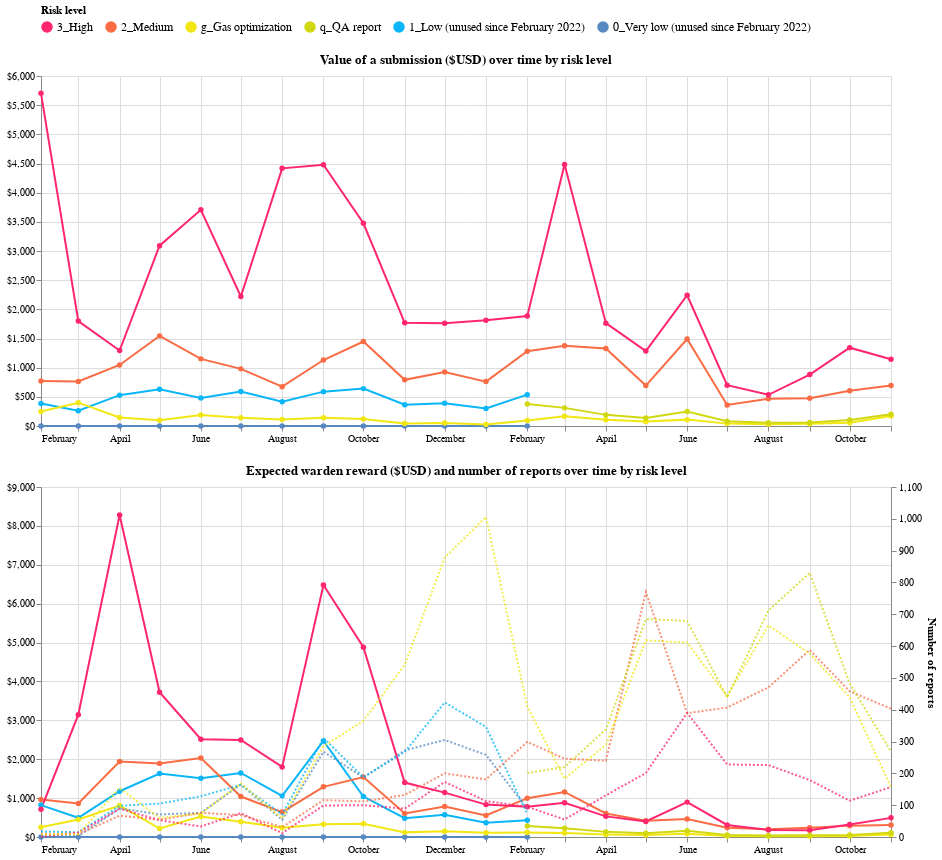

Notebook source saved alongside this figure:
### Markdown cell above
## Analysis

While the hierarchy for a submission value is well respected over time (as shown in the first graph), the expected value tells another story about which category is more worth in the eyes of wardens. With the amount of reports increasing, the expected reward for each category tends to uniformize and it's not clear which of the *mediums* or *highs* findings are more worth than the other.

Certainly, the though competiton of recent contests has made the value of *high* and *medium* findings diminish which is not particularly a good sign since their edging closer to the values of easier and potentially automated *gas optimization* and *QA reports*.

### Code cell
rewards & (weighted_rewards + submissions).resolve_scale(y='independent')

### Figure 1 — Vega-Lite specification as saved in the notebook (floating-point values rounded to 4 significant figures)
{"config": {"view": {"continuousWidth": 400, "continuousHeight": 300}}, "vconcat": [{"data": {"name": "data-712546f73a663e333e3a9c0dd1ef7cb4"}, "mark": {"type": "line", "point": true}, "encoding": {"color": {"field": "risk_label", "legend": {"labelFontSize": 12, "labelLimit": 250, "orient": "top"}, "scale": {"domain": ["3_High", "2_Medium", "g_Gas optimization", "q_QA report", "1_Low (unused since February 2022)", "0_Very low (unused since February 2022)"], "range": ["#FE266D", "#FA6C44", "#F2E713", "#D1D811", "#0AB6F8", "#5688C1"]}, "title": "Risk level", "type": "nominal"}, "tooltip": [{"field": "end_time", "type": "temporal"}, {"field": "risk_label", "type": "nominal"}, {"field": "awardUSD", "type": "quantitative"}], "x": {"field": "end_time", "title": "", "type": "temporal"}, "y": {"axis": {"format": "$,.0f"}, "field": "awardUSD", "title": "", "type": "quantitative"}}, "height": 350, "title": "Value of a submission ($USD) over time by risk level", "width": 850}, {"layer": [{"data": {"name": "data-98867aa9e1a9225a9e21bfd0c033690e"}, "mark": {"type": "line", "point": true}, "encoding": {"color": {"field": "risk_label", "legend": {"labelFontSize": 12, "labelLimit": 250, "orient": "top"}, "scale": {"domain": ["3_High", "2_Medium", "g_Gas optimization", "q_QA report", "1_Low (unused since February 2022)", "0_Very low (unused since February 2022)"], "range": ["#FE266D", "#FA6C44", "#F2E713", "#D1D811", "#0AB6F8", "#5688C1"]}, "title": "Risk level", "type": "nominal"}, "tooltip": [{"field": "end_time", "type": "temporal"}, {"field": "risk_label", "type": "nominal"}, {"field": "average_usd_per_risk", "type": "quantitative"}], "x": {"field": "end_time", "type": "temporal"}, "y": {"axis": {"format": "$,.0f"}, "field": "average_usd_per_risk", "title": "", "type": "quantitative"}}, "height": 350, "width": 850}, {"data": {"name": "data-42f7ce576b07b9c1f9731553c002b913"}, "mark": {"type": "line", "opacity": 0.75, "strokeDash": [2]}, "encoding": {"color": {"field": "risk_label", "legend": {"labelFontSize": 12, "labelLimit": 250, "orient": "top"}, "scale": {"domain": ["3_High", "2_Medium", "g_Gas optimization", "q_QA report", "1_Low (unused since February 2022)", "0_Very low (unused since February 2022)"], "range": ["#FE266D", "#FA6C44", "#F2E713", "#D1D811", "#0AB6F8", "#5688C1"]}, "title": "Risk level", "type": "nominal"}, "x": {"field": "end_time", "title": "", "type": "temporal"}, "y": {"field": "contest", "title": "Number of reports", "type": "quantitative"}}, "height": 350, "title": "Expected warden reward ($USD) and number of reports over time by risk level", "width": 850}], "resolve": {"scale": {"y": "independent"}}}], "$schema": "https://vega.github.io/schema/vega-lite/v4.17.0.json", "datasets": {"data-712546f73a663e333e3a9c0dd1ef7cb4": [{"end_time": "2021-02", "risk_label": "0_Very low (unused since February 2022)", "awardUSD": 0.0}, {"end_time": "2021-02", "risk_label": "1_Low (unused since February 2022)", "awardUSD": 386.1}, {"end_time": "2021-02", "risk_label": "2_Medium", "awardUSD": 773.3}, {"end_time": "2021-02", "risk_label": "3_High", "awardUSD": 5703.0}, {"end_time": "2021-02", "risk_label": "g_Gas optimization", "awardUSD": 250.0}, {"end_time": "2021-03", "risk_label": "0_Very low (unused since February 2022)", "awardUSD": 0.0}, {"end_time": "2021-03", "risk_label": "1_Low (unused since February 2022)", "awardUSD": 263.2}, {"end_time": "2021-03", "risk_label": "2_Medium", "awardUSD": 764.3}, {"end_time": "2021-03", "risk_label": "3_High", "awardUSD": 1798.0}, {"end_time": "2021-03", "risk_label": "g_Gas optimization", "awardUSD": 400.0}, {"end_time": "2021-04", "risk_label": "0_Very low (unused since February 2022)", "awardUSD": 0.0}, {"end_time": "2021-04", "risk_label": "1_Low (unused since February 2022)", "awardUSD": 528.5}, {"end_time": "2021-04", "risk_label": "2_Medium", "awardUSD": 1046.0}, {"end_time": "2021-04", "risk_label": "3_High", "awardUSD": 1294.0}, {"end_time": "2021-04", "risk_label": "g_Gas optimization", "awardUSD": 146.1}, {"end_time": "2021-05", "risk_label": "0_Very low (unused since February 2022)", "awardUSD": 0.0}, {"end_time": "2021-05", "risk_label": "1_Low (unused since February 2022)", "awardUSD": 630.3}, {"end_time": "2021-05", "risk_label": "2_Medium", "awardUSD": 1545.0}, {"end_time": "2021-05", "risk_label": "3_High", "awardUSD": 3091.0}, {"end_time": "2021-05", "risk_label": "g_Gas optimization", "awardUSD": 100.0}, {"end_time": "2021-06", "risk_label": "0_Very low (unused since February 2022)", "awardUSD": 0.0}, {"end_time": "2021-06", "risk_label": "1_Low (unused since February 2022)", "awardUSD": 478.4}, {"end_time": "2021-06", "risk_label": "2_Medium", "awardUSD": 1151.0}, {"end_time": "2021-06", "risk_label": "3_High", "awardUSD": 3706.0}, {"end_time": "2021-06", "risk_label": "g_Gas optimization", "awardUSD": 189.2}, {"end_time": "2021-07", "risk_label": "0_Very low (unused since February 2022)", "awardUSD": 0.9217}, {"end_time": "2021-07", "risk_label": "1_Low (unused since February 2022)", "awardUSD": 590.9}, {"end_time": "2021-07", "risk_label": "2_Medium", "awardUSD": 979.4}, {"end_time": "2021-07", "risk_label": "3_High", "awardUSD": 2220.0}, {"end_time": "2021-07", "risk_label": "g_Gas optimization", "awardUSD": 142.0}, {"end_time": "2021-08", "risk_label": "0_Very low (unused since February 2022)", "awardUSD": 0.0}, {"end_time": "2021-08", "risk_label": "1_Low (unused since February 2022)", "awardUSD": 416.9}, {"end_time": "2021-08", "risk_label": "2_Medium", "awardUSD": 674.1}, {"end_time": "2021-08", "risk_label": "3_High", "awardUSD": 4417.0}, {"end_time": "2021-08", "risk_label": "g_Gas optimization", "awardUSD": 112.1}, {"end_time": "2021-09", "risk_label": "0_Very low (unused since February 2022)", "awardUSD": 0.0}, {"end_time": "2021-09", "risk_label": "1_Low (unused since February 2022)", "awardUSD": 589.2}, {"end_time": "2021-09", "risk_label": "2_Medium", "awardUSD": 1131.0}, {"end_time": "2021-09", "risk_label": "3_High", "awardUSD": 4478.0}, {"end_time": "2021-09", "risk_label": "g_Gas optimization", "awardUSD": 140.4}, {"end_time": "2021-10", "risk_label": "0_Very low (unused since February 2022)", "awardUSD": 0.0}, {"end_time": "2021-10", "risk_label": "1_Low (unused since February 2022)", "awardUSD": 640.8}, {"end_time": "2021-10", "risk_label": "2_Medium", "awardUSD": 1448.0}, {"end_time": "2021-10", "risk_label": "3_High", "awardUSD": 3475.0}, {"end_time": "2021-10", "risk_label": "g_Gas optimization", "awardUSD": 121.8}, {"end_time": "2021-11", "risk_label": "0_Very low (unused since February 2022)", "awardUSD": 0.0}, {"end_time": "2021-11", "risk_label": "1_Low (unused since February 2022)", "awardUSD": 365.7}, {"end_time": "2021-11", "risk_label": "2_Medium", "awardUSD": 791.6}, {"end_time": "2021-11", "risk_label": "3_High", "awardUSD": 1769.0}, {"end_time": "2021-11", "risk_label": "g_Gas optimization", "awardUSD": 41.6}, {"end_time": "2021-12", "risk_label": "0_Very low (unused since February 2022)", "awardUSD": 0.0}, {"end_time": "2021-12", "risk_label": "1_Low (unused since February 2022)", "awardUSD": 392.0}, {"end_time": "2021-12", "risk_label": "2_Medium", "awardUSD": 927.3}, {"end_time": "2021-12", "risk_label": "3_High", "awardUSD": 1760.0}, {"end_time": "2021-12", "risk_label": "g_Gas optimization", "awardUSD": 50.97}, {"end_time": "2022-01", "risk_label": "0_Very low (unused since February 2022)", "awardUSD": 0.0}, {"end_time": "2022-01", "risk_label": "1_Low (unused since February 2022)", "awardUSD": 301.8}, {"end_time": "2022-01", "risk_label": "2_Medium", "awardUSD": 761.1}, {"end_time": "2022-01", "risk_label": "3_High", "awardUSD": 1813.0}, {"end_time": "2022-01", "risk_label": "g_Gas optimization", "awardUSD": 25.35}, {"end_time": "2022-02", "risk_label": "0_Very low (unused since February 2022)", "awardUSD": 0.0}, {"end_time": "2022-02", "risk_label": "1_Low (unused since February 2022)", "awardUSD": 537.1}, {"end_time": "2022-02", "risk_label": "2_Medium", "awardUSD": 1281.0}, {"end_time": "2022-02", "risk_label": "3_High", "awardUSD": 1884.0}, {"end_time": "2022-02", "risk_label": "g_Gas optimization", "awardUSD": 94.15}, {"end_time": "2022-02", "risk_label": "q_QA report", "awardUSD": 376.6}, {"end_time": "2022-03", "risk_label": "2_Medium", "awardUSD": 1374.0}, {"end_time": "2022-03", "risk_label": "3_High", "awardUSD": 4481.0}, {"end_time": "2022-03", "risk_label": "g_Gas optimization", "awardUSD": 168.4}, {"end_time": "2022-03", "risk_label": "q_QA report", "awardUSD": 310.8}, {"end_time": "2022-04", "risk_label": "2_Medium", "awardUSD": 1328.0}, {"end_time": "2022-04", "risk_label": "3_High", "awardUSD": 1763.0}, {"end_time": "2022-04", "risk_label": "g_Gas optimization", "awardUSD": 106.0}, {"end_time": "2022-04", "risk_label": "q_QA report", "awardUSD": 190.8}, {"end_time": "2022-05", "risk_label": "2_Medium", "awardUSD": 692.9}, {"end_time": "2022-05", "risk_label": "3_High", "awardUSD": 1285.0}, {"end_time": "2022-05", "risk_label": "g_Gas optimization", "awardUSD": 75.88}, {"end_time": "2022-05", "risk_label": "q_QA report", "awardUSD": 135.7}, {"end_time": "2022-06", "risk_label": "2_Medium", "awardUSD": 1491.0}, {"end_time": "2022-06", "risk_label": "3_High", "awardUSD": 2241.0}, {"end_time": "2022-06", "risk_label": "g_Gas optimization", "awardUSD": 109.2}, {"end_time": "2022-06", "risk_label": "q_QA report", "awardUSD": 248.9}, {"end_time": "2022-07", "risk_label": "2_Medium", "awardUSD": 360.0}, {"end_time": "2022-07", "risk_label": "3_High", "awardUSD": 699.4}, {"end_time": "2022-07", "risk_label": "g_Gas optimization", "awardUSD": 40.72}, {"end_time": "2022-07", "risk_label": "q_QA report", "awardUSD": 82.0}, {"end_time": "2022-08", "risk_label": "2_Medium", "awardUSD": 466.2}, {"end_time": "2022-08", "risk_label": "3_High", "awardUSD": 534.9}, {"end_time": "2022-08", "risk_label": "g_Gas optimization", "awardUSD": 30.08}, {"end_time": "2022-08", "risk_label": "q_QA report", "awardUSD": 56.2}, {"end_time": "2022-09", "risk_label": "2_Medium", "awardUSD": 476.8}, {"end_time": "2022-09", "risk_label": "3_High", "awardUSD": 882.3}, {"end_time": "2022-09", "risk_label": "g_Gas optimization", "awardUSD": 39.06}, {"end_time": "2022-09", "risk_label": "q_QA report", "awardUSD": 61.69}, {"end_time": "2022-10", "risk_label": "2_Medium", "awardUSD": 603.1}, {"end_time": "2022-10", "risk_label": "3_High", "awardUSD": 1342.0}, {"end_time": "2022-10", "risk_label": "g_Gas optimization", "awardUSD": 57.52}, {"end_time": "2022-10", "risk_label": "q_QA report", "awardUSD": 104.8}, {"end_time": "2022-11", "risk_label": "2_Medium", "awardUSD": 692.9}, {"end_time": "2022-11", "risk_label": "3_High", "awardUSD": 1145.0}, {"end_time": "2022-11", "risk_label": "g_Gas optimization", "awardUSD": 173.1}, {"end_time": "2022-11", "risk_label": "q_QA report", "awardUSD": 200.7}], "data-98867aa9e1a9225a9e21bfd0c033690e": [{"end_time": "2021-02", "risk_label": "0_Very low (unused since February 2022)", "average_usd_per_risk": 0.0}, {"end_time": "2021-02", "risk_label": "1_Low (unused since February 2022)", "average_usd_per_risk": 820.5}, {"end_time": "2021-02", "risk_label": "2_Medium", "average_usd_per_risk": 966.6}, {"end_time": "2021-02", "risk_label": "3_High", "average_usd_per_risk": 712.9}, {"end_time": "2021-02", "risk_label": "g_Gas optimization", "average_usd_per_risk": 250.0}, {"end_time": "2021-03", "risk_label": "0_Very low (unused since February 2022)", "average_usd_per_risk": 0.0}, {"end_time": "2021-03", "risk_label": "1_Low (unused since February 2022)", "average_usd_per_risk": 493.5}, {"end_time": "2021-03", "risk_label": "2_Medium", "average_usd_per_risk": 859.8}, {"end_time": "2021-03", "risk_label": "3_High", "average_usd_per_risk": 3147.0}, {"end_time": "2021-03", "risk_label": "g_Gas optimization", "average_usd_per_risk": 450.0}, {"end_time": "2021-04", "risk_label": "0_Very low (unused since February 2022)", "average_usd_per_risk": 0.0}, {"end_time": "2021-04", "risk_label": "1_Low (unused since February 2022)", "average_usd_per_risk": 1177.0}, {"end_time": "2021-04", "risk_label": "2_Medium", "average_usd_per_risk": 1939.0}, {"end_time": "2021-04", "risk_label": "3_High", "average_usd_per_risk": 8280.0}, {"end_time": "2021-04", "risk_label": "g_Gas optimization", "average_usd_per_risk": 808.4}, {"end_time": "2021-05", "risk_label": "0_Very low (unused since February 2022)", "average_usd_per_risk": 0.0}, {"end_time": "2021-05", "risk_label": "1_Low (unused since February 2022)", "average_usd_per_risk": 1630.0}, {"end_time": "2021-05", "risk_label": "2_Medium", "average_usd_per_risk": 1893.0}, {"end_time": "2021-05", "risk_label": "3_High", "average_usd_per_risk": 3722.0}, {"end_time": "2021-05", "risk_label": "g_Gas optimization", "average_usd_per_risk": 218.2}, {"end_time": "2021-06", "risk_label": "0_Very low (unused since February 2022)", "average_usd_per_risk": 0.0}, {"end_time": "2021-06", "risk_label": "1_Low (unused since February 2022)", "average_usd_per_risk": 1511.0}, {"end_time": "2021-06", "risk_label": "2_Medium", "average_usd_per_risk": 2029.0}, {"end_time": "2021-06", "risk_label": "3_High", "average_usd_per_risk": 2515.0}, {"end_time": "2021-06", "risk_label": "g_Gas optimization", "average_usd_per_risk": 527.0}, {"end_time": "2021-07", "risk_label": "0_Very low (unused since February 2022)", "average_usd_per_risk": 2.411}, {"end_time": "2021-07", "risk_label": "1_Low (unused since February 2022)", "average_usd_per_risk": 1646.0}, {"end_time": "2021-07", "risk_label": "2_Medium", "average_usd_per_risk": 1040.0}, {"end_time": "2021-07", "risk_label": "3_High", "average_usd_per_risk": 2496.0}, {"end_time": "2021-07", "risk_label": "g_Gas optimization", "average_usd_per_risk": 393.7}, {"end_time": "2021-08", "risk_label": "0_Very low (unused since February 2022)", "average_usd_per_risk": 0.0}, {"end_time": "2021-08", "risk_label": "1_Low (unused since February 2022)", "average_usd_per_risk": 1058.0}, {"end_time": "2021-08", "risk_label": "2_Medium", "average_usd_per_risk": 640.7}, {"end_time": "2021-08", "risk_label": "3_High", "average_usd_per_risk": 1802.0}, {"end_time": "2021-08", "risk_label": "g_Gas optimization", "average_usd_per_risk": 237.1}, {"end_time": "2021-09", "risk_label": "0_Very low (unused since February 2022)", "average_usd_per_risk": 0.0}, {"end_time": "2021-09", "risk_label": "1_Low (unused since February 2022)", "average_usd_per_risk": 2471.0}, {"end_time": "2021-09", "risk_label": "2_Medium", "average_usd_per_risk": 1290.0}, {"end_time": "2021-09", "risk_label": "3_High", "average_usd_per_risk": 6479.0}, {"end_time": "2021-09", "risk_label": "g_Gas optimization", "average_usd_per_risk": 328.2}, {"end_time": "2021-10", "risk_label": "0_Very low (unused since February 2022)", "average_usd_per_risk": 0.0}, {"end_time": "2021-10", "risk_label": "1_Low (unused since February 2022)", "average_usd_per_risk": 1041.0}, {"end_time": "2021-10", "risk_label": "2_Medium", "average_usd_per_risk": 1543.0}, {"end_time": "2021-10", "risk_label": "3_High", "average_usd_per_risk": 4878.0}, {"end_time": "2021-10", "risk_label": "g_Gas optimization", "average_usd_per_risk": 339.5}, {"end_time": "2021-11", "risk_label": "0_Very low (unused since February 2022)", "average_usd_per_risk": 0.0}, {"end_time": "2021-11", "risk_label": "1_Low (unused since February 2022)", "average_usd_per_risk": 482.8}, {"end_time": "2021-11", "risk_label": "2_Medium", "average_usd_per_risk": 606.3}, {"end_time": "2021-11", "risk_label": "3_High", "average_usd_per_risk": 1399.0}, {"end_time": "2021-11", "risk_label": "g_Gas optimization", "average_usd_per_risk": 118.9}, {"end_time": "2021-12", "risk_label": "0_Very low (unused since February 2022)", "average_usd_per_risk": 0.0}, {"end_time": "2021-12", "risk_label": "1_Low (unused since February 2022)", "average_usd_per_risk": 571.4}, {"end_time": "2021-12", "risk_label": "2_Medium", "average_usd_per_risk": 781.5}, {"end_time": "2021-12", "risk_label": "3_High", "average_usd_per_risk": 1141.0}, {"end_time": "2021-12", "risk_label": "g_Gas optimization", "average_usd_per_risk": 145.2}, {"end_time": "2022-01", "risk_label": "0_Very low (unused since February 2022)", "average_usd_per_risk": 0.0}, {"end_time": "2022-01", "risk_label": "1_Low (unused since February 2022)", "average_usd_per_risk": 368.2}, {"end_time": "2022-01", "risk_label": "2_Medium", "average_usd_per_risk": 555.3}, {"end_time": "2022-01", "risk_label": "3_High", "average_usd_per_risk": 832.7}, {"end_time": "2022-01", "risk_label": "g_Gas optimization", "average_usd_per_risk": 110.4}, {"end_time": "2022-02", "risk_label": "0_Very low (unused since February 2022)", "average_usd_per_risk": 0.0}, {"end_time": "2022-02", "risk_label": "1_Low (unused since February 2022)", "average_usd_per_risk": 430.4}, {"end_time": "2022-02", "risk_label": "2_Medium", "average_usd_per_risk": 997.9}, {"end_time": "2022-02", "risk_label": "3_High", "average_usd_per_risk": 777.5}, {"end_time": "2022-02", "risk_label": "g_Gas optimization", "average_usd_per_risk": 115.8}, {"end_time": "2022-02", "risk_label": "q_QA report", "average_usd_per_risk": 281.5}, {"end_time": "2022-03", "risk_label": "2_Medium", "average_usd_per_risk": 1158.0}, {"end_time": "2022-03", "risk_label": "3_High", "average_usd_per_risk": 878.0}, {"end_time": "2022-03", "risk_label": "g_Gas optimization", "average_usd_per_risk": 103.9}, {"end_time": "2022-03", "risk_label": "q_QA report", "average_usd_per_risk": 226.7}, {"end_time": "2022-04", "risk_label": "2_Medium", "average_usd_per_risk": 604.8}, {"end_time": "2022-04", "risk_label": "3_High", "average_usd_per_risk": 530.4}, {"end_time": "2022-04", "risk_label": "g_Gas optimization", "average_usd_per_risk": 66.67}, {"end_time": "2022-04", "risk_label": "q_QA report", "average_usd_per_risk": 131.9}, {"end_time": "2022-05", "risk_label": "2_Medium", "average_usd_per_risk": 419.2}, {"end_time": "2022-05", "risk_label": "3_High", "average_usd_per_risk": 399.1}, {"end_time": "2022-05", "risk_label": "g_Gas optimization", "average_usd_per_risk": 48.88}, {"end_time": "2022-05", "risk_label": "q_QA report", "average_usd_per_risk": 98.94}, {"end_time": "2022-06", "risk_label": "2_Medium", "average_usd_per_risk": 462.2}, {"end_time": "2022-06", "risk_label": "3_High", "average_usd_per_risk": 897.0}, {"end_time": "2022-06", "risk_label": "g_Gas optimization", "average_usd_per_risk": 82.31}, {"end_time": "2022-06", "risk_label": "q_QA report", "average_usd_per_risk": 159.4}, {"end_time": "2022-07", "risk_label": "2_Medium", "average_usd_per_risk": 236.4}, {"end_time": "2022-07", "risk_label": "3_High", "average_usd_per_risk": 309.2}, {"end_time": "2022-07", "risk_label": "g_Gas optimization", "average_usd_per_risk": 26.89}, {"end_time": "2022-07", "risk_label": "q_QA report", "average_usd_per_risk": 53.78}, {"end_time": "2022-08", "risk_label": "2_Medium", "average_usd_per_risk": 198.9}, {"end_time": "2022-08", "risk_label": "3_High", "average_usd_per_risk": 180.8}, {"end_time": "2022-08", "risk_label": "g_Gas optimization", "average_usd_per_risk": 20.36}, {"end_time": "2022-08", "risk_label": "q_QA report", "average_usd_per_risk": 41.64}, {"end_time": "2022-09", "risk_label": "2_Medium", "average_usd_per_risk": 235.7}, {"end_time": "2022-09", "risk_label": "3_High", "average_usd_per_risk": 175.2}, {"end_time": "2022-09", "risk_label": "g_Gas optimization", "average_usd_per_risk": 20.64}, {"end_time": "2022-09", "risk_label": "q_QA report", "average_usd_per_risk": 46.03}, {"end_time": "2022-10", "risk_label": "2_Medium", "average_usd_per_risk": 292.5}, {"end_time": "2022-10", "risk_label": "3_High", "average_usd_per_risk": 323.3}, {"end_time": "2022-10", "risk_label": "g_Gas optimization", "average_usd_per_risk": 27.27}, {"end_time": "2022-10", "risk_label": "q_QA report", "average_usd_per_risk": 52.6}, {"end_time": "2022-11", "risk_label": "2_Medium", "average_usd_per_risk": 310.7}, {"end_time": "2022-11", "risk_label": "3_High", "average_usd_per_risk": 492.1}, {"end_time": "2022-11", "risk_label": "g_Gas optimization", "average_usd_per_risk": 62.03}, {"end_time": "2022-11", "risk_label": "q_QA report", "average_usd_per_risk": 111.9}], "data-42f7ce576b07b9c1f9731553c002b913": [{"end_time": "2021-02", "risk_label": "0_Very low (unused since February 2022)", "contest": 6}, {"end_time": "2021-02", "risk_label": "1_Low (unused since February 2022)", "contest": 17}, {"end_time": "2021-02", "risk_label": "2_Medium", "contest": 10}, {"end_time": "2021-02", "risk_label": "3_High", "contest": 1}, {"end_time": "2021-02", "risk_label": "g_Gas optimization", "contest": 8}, {"end_time": "2021-03", "risk_label": "0_Very low (unused since February 2022)", "contest": 3}, {"end_time": "2021-03", "risk_label": "1_Low (unused since February 2022)", "contest": 15}, {"end_time": "2021-03", "risk_label": "2_Medium", "contest": 9}, {"end_time": "2021-03", "risk_label": "3_High", "contest": 14}, {"end_time": "2021-03", "risk_label": "g_Gas optimization", "contest": 9}, {"end_time": "2021-04", "risk_label": "0_Very low (unused since February 2022)", "contest": 90}, {"end_time": "2021-04", "risk_label": "1_Low (unused since February 2022)", "contest": 98}, {"end_time": "2021-04", "risk_label": "2_Medium", "contest": 67}, {"end_time": "2021-04", "risk_label": "3_High", "contest": 89}, {"end_time": "2021-04", "risk_label": "g_Gas optimization", "contest": 154}, {"end_time": "2021-05", "risk_label": "0_Very low (unused since February 2022)", "contest": 71}, {"end_time": "2021-05", "risk_label": "1_Low (unused since February 2022)", "contest": 105}, {"end_time": "2021-05", "risk_label": "2_Medium", "contest": 54}, {"end_time": "2021-05", "risk_label": "3_High", "contest": 53}, {"end_time": "2021-05", "risk_label": "g_Gas optimization", "contest": 60}, {"end_time": "2021-06", "risk_label": "0_Very low (unused since February 2022)", "contest": 76}, {"end_time": "2021-06", "risk_label": "1_Low (unused since February 2022)", "contest": 128}, {"end_time": "2021-06", "risk_label": "2_Medium", "contest": 76}, {"end_time": "2021-06", "risk_label": "3_High", "contest": 33}, {"end_time": "2021-06", "risk_label": "g_Gas optimization", "contest": 74}, {"end_time": "2021-07", "risk_label": "0_Very low (unused since February 2022)", "contest": 165}, {"end_time": "2021-07", "risk_label": "1_Low (unused since February 2022)", "contest": 164}, {"end_time": "2021-07", "risk_label": "2_Medium", "contest": 69}, {"end_time": "2021-07", "risk_label": "3_High", "contest": 75}, {"end_time": "2021-07", "risk_label": "g_Gas optimization", "contest": 168}, {"end_time": "2021-08", "risk_label": "0_Very low (unused since February 2022)", "contest": 54}, {"end_time": "2021-08", "risk_label": "1_Low (unused since February 2022)", "contest": 71}, {"end_time": "2021-08", "risk_label": "2_Medium", "contest": 31}, {"end_time": "2021-08", "risk_label": "3_High", "contest": 12}, {"end_time": "2021-08", "risk_label": "g_Gas optimization", "contest": 58}, {"end_time": "2021-09", "risk_label": "0_Very low (unused since February 2022)", "contest": 268}, {"end_time": "2021-09", "risk_label": "1_Low (unused since February 2022)", "contest": 311}, {"end_time": "2021-09", "risk_label": "2_Medium", "contest": 116}, {"end_time": "2021-09", "risk_label": "3_High", "contest": 99}, {"end_time": "2021-09", "risk_label": "g_Gas optimization", "contest": 285}, {"end_time": "2021-10", "risk_label": "0_Very low (unused since February 2022)", "contest": 187}, {"end_time": "2021-10", "risk_label": "1_Low (unused since February 2022)", "contest": 188}, {"end_time": "2021-10", "risk_label": "2_Medium", "contest": 112}, {"end_time": "2021-10", "risk_label": "3_High", "contest": 100}, {"end_time": "2021-10", "risk_label": "g_Gas optimization", "contest": 365}, {"end_time": "2021-11", "risk_label": "0_Very low (unused since February 2022)", "contest": 272}, {"end_time": "2021-11", "risk_label": "1_Low (unused since February 2022)", "contest": 267}, {"end_time": "2021-11", "risk_label": "2_Medium", "contest": 132}, {"end_time": "2021-11", "risk_label": "3_High", "contest": 89}, {"end_time": "2021-11", "risk_label": "g_Gas optimization", "contest": 541}, {"end_time": "2021-12", "risk_label": "0_Very low (unused since February 2022)", "contest": 305}, {"end_time": "2021-12", "risk_label": "1_Low (unused since February 2022)", "contest": 423}, {"end_time": "2021-12", "risk_label": "2_Medium", "contest": 200}, {"end_time": "2021-12", "risk_label": "3_High", "contest": 173}, {"end_time": "2021-12", "risk_label": "g_Gas optimization", "contest": 878}, {"end_time": "2022-01", "risk_label": "0_Very low (unused since February 2022)", "contest": 258}, {"end_time": "2022-01", "risk_label": "1_Low (unused since February 2022)", "contest": 346}, {"end_time": "2022-01", "risk_label": "2_Medium", "contest": 181}, {"end_time": "2022-01", "risk_label": "3_High", "contest": 113}, {"end_time": "2022-01", "risk_label": "g_Gas optimization", "contest": 1006}, {"end_time": "2022-02", "risk_label": "0_Very low (unused since February 2022)", "contest": 89}, {"end_time": "2022-02", "risk_label": "1_Low (unused since February 2022)", "contest": 72}, {"end_time": "2022-02", "risk_label": "2_Medium", "contest": 299}, {"end_time": "2022-02", "risk_label": "3_High", "contest": 95}, {"end_time": "2022-02", "risk_label": "g_Gas optimization", "contest": 410}, {"end_time": "2022-02", "risk_label": "q_QA report", "contest": 201}, {"end_time": "2022-03", "risk_label": "2_Medium", "contest": 246}, {"end_time": "2022-03", "risk_label": "3_High", "contest": 55}, {"end_time": "2022-03", "risk_label": "g_Gas optimization", "contest": 183}, {"end_time": "2022-03", "risk_label": "q_QA report", "contest": 220}, {"end_time": "2022-04", "risk_label": "2_Medium", "contest": 240}, {"end_time": "2022-04", "risk_label": "3_High", "contest": 131}, {"end_time": "2022-04", "risk_label": "g_Gas optimization", "contest": 290}, {"end_time": "2022-04", "risk_label": "q_QA report", "contest": 338}, {"end_time": "2022-05", "risk_label": "2_Medium", "contest": 770}, {"end_time": "2022-05", "risk_label": "3_High", "contest": 201}, {"end_time": "2022-05", "risk_label": "g_Gas optimization", "contest": 618}, {"end_time": "2022-05", "risk_label": "q_QA report", "contest": 685}, {"end_time": "2022-06", "risk_label": "2_Medium", "contest": 389}, {"end_time": "2022-06", "risk_label": "3_High", "contest": 390}, {"end_time": "2022-06", "risk_label": "g_Gas optimization", "contest": 611}, {"end_time": "2022-06", "risk_label": "q_QA report", "contest": 679}, {"end_time": "2022-07", "risk_label": "2_Medium", "contest": 407}, {"end_time": "2022-07", "risk_label": "3_High", "contest": 228}, {"end_time": "2022-07", "risk_label": "g_Gas optimization", "contest": 442}, {"end_time": "2022-07", "risk_label": "q_QA report", "contest": 439}, {"end_time": "2022-08", "risk_label": "2_Medium", "contest": 470}, {"end_time": "2022-08", "risk_label": "3_High", "contest": 226}, {"end_time": "2022-08", "risk_label": "g_Gas optimization", "contest": 665}, {"end_time": "2022-08", "risk_label": "q_QA report", "contest": 712}, {"end_time": "2022-09", "risk_label": "2_Medium", "contest": 588}, {"end_time": "2022-09", "risk_label": "3_High", "contest": 179}, {"end_time": "2022-09", "risk_label": "g_Gas optimization", "contest": 576}, {"end_time": "2022-09", "risk_label": "q_QA report", "contest": 830}, {"end_time": "2022-10", "risk_label": "2_Medium", "contest": 458}, {"end_time": "2022-10", "risk_label": "3_High", "contest": 114}, {"end_time": "2022-10", "risk_label": "g_Gas optimization", "contest": 439}, {"end_time": "2022-10", "risk_label": "q_QA report", "contest": 482}, {"end_time": "2022-11", "risk_label": "2_Medium", "contest": 403}, {"end_time": "2022-11", "risk_label": "3_High", "contest": 157}, {"end_time": "2022-11", "risk_label": "g_Gas optimization", "contest": 156}, {"end_time": "2022-11", "risk_label": "q_QA report", "contest": 269}]}}
